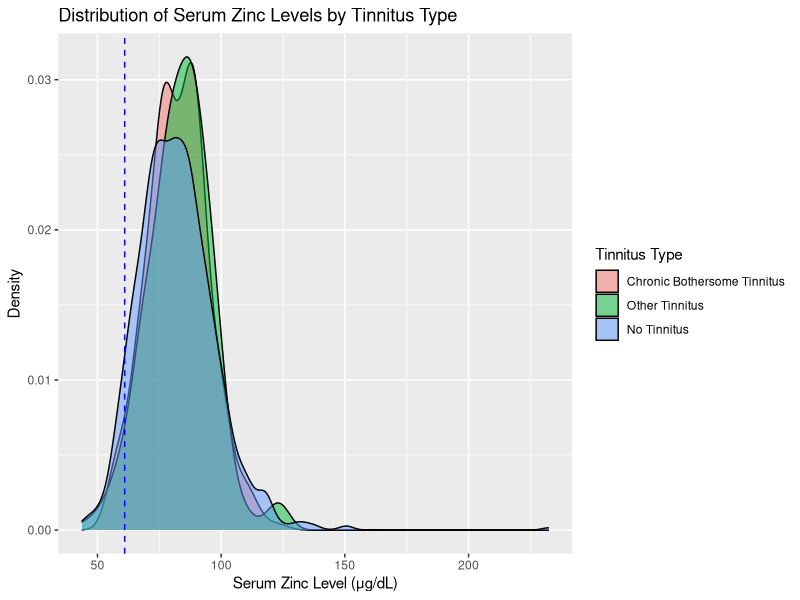
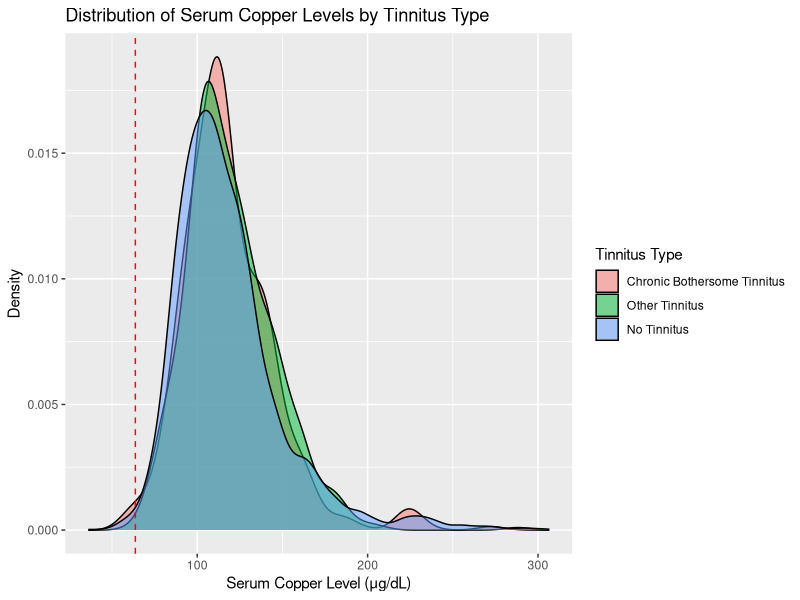
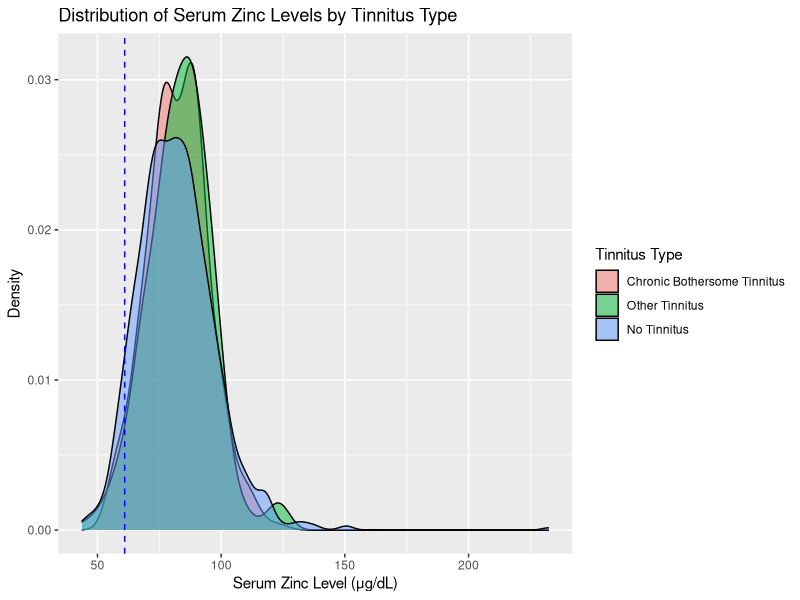
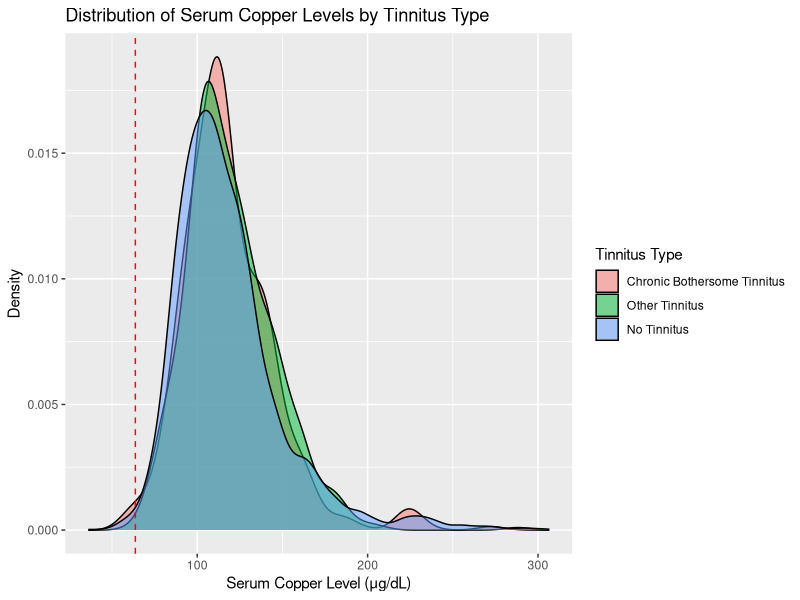

The R source for these figures, in order: (Note: this script raises an error after producing the figures.)
## ---- chunk 1
library(foreign)
library(survey)
library(tidyverse)
library(stringr)
library(ggplot2)
## ---- chunk 2
# grabbing our finalized data sheet from generated from our processing script earlier
df <- read.csv("../Data/processed_metal_data.csv")
## ---- chunk 3
# setting a var to factor and removing the csv artifact column
df$tinnitus_type <- as.factor(df$tinnitus_type)
df <- select(df, -X)
## ---- chunk 4
tinnitus_design <- svydesign(data = df, id = ~psu, strata = ~stratum, weights = ~combined_subsample_weight, nest = TRUE)
## ---- chunk 5
lmzn <- svyglm(zinc ~ tinnitus_type + age_group + ethnicity + sex, design = tinnitus_design)
summary(lmzn)

lmcu <- svyglm(copper ~ tinnitus_type + age_group + ethnicity + sex, design = tinnitus_design)
summary(lmcu)
## ---- chunk 6
weight <- df$combined_subsample_weight

ct <- filter(df, tinnitus_type == 1)
at <- filter(df, tinnitus_type == 2)
nt <- filter(df, tinnitus_type == 3)

ctweight <- ct$combined_subsample_weight
atweight <- at$combined_subsample_weight
ntweight <- nt$combined_subsample_weight


ggplot(data = df) +
  geom_density(mapping = aes(x = zinc, weight = weight, fill = tinnitus_type), alpha = .5) +
  geom_vline(xintercept = 61, color = "blue", linetype = 2) +
  scale_fill_discrete(labels = c("Chronic Bothersome Tinnitus", "Other Tinnitus", "No Tinnitus")) +
  labs(x = "Serum Zinc Level (\u03BCg/dL)", y = "Density", title = "Distribution of Serum Zinc Levels by Tinnitus Type", fill = "Tinnitus Type")
ggsave("../Output/Figures/Prelim_Zinc_Figure.png")


ggplot(data = df) +
  geom_density(mapping = aes(x = copper, weight = weight, fill = tinnitus_type), alpha = .5) +
  geom_vline(xintercept = 63.7, color = "red", linetype = 2) +
  scale_fill_discrete(labels = c("Chronic Bothersome Tinnitus", "Other Tinnitus", "No Tinnitus")) +
  labs(x = "Serum Copper Level (\u03BCg/dL)", y = "Density", title = "Distribution of Serum Copper Levels by Tinnitus Type", fill = "Tinnitus Type")
ggsave("../Output/Figures/Prelim_Copper_Figure.png")


## ---- chunk 7
mypreds <- predict(lm1, newdata = df, type = "response")
mypreds
ggplot(data = df) +
  geom_histogram(aes(x = mypreds))
## ---- chunk 8
sextest <- chisq.test(df$sex, df$tinnitus_type)
sextest$observed
sextest

agetest <- chisq.test(df$age_group, df$tinnitus_type)
agetest$observed
agetest

ethtest <- chisq.test(df$ethnicity, df$tinnitus_type)
ethtest$observed
ethtest
## ---- chunk 9
svyttest(zinc_deficiency~tinnitus_any, design = tinnitus_design)

#tinnitus_design %>%
#  subset(tinnitus_any == 1) %>%
#  svymean(~`zinc_ug/dL`, .)
#tinnitus_design %>%
#  subset(tinnitus_any != 1) %>%
#  svymean(~`zinc_ug/dL`, .)
#tinnitus_design %>%
#  subset(tinnitus_any == 1) %>%
#  svymean(~zinc_deficiency, .)
#tinnitus_design %>%
#  subset(tinnitus_any != 1) %>%
#  svymean(~zinc_deficiency, .)


logit1 <- svyglm(formula = zinc_deficiency ~ tinnitus_any + sex + ethnicity + speech_in_noise + non_work_noise + firearms + work_noise + age_group, family = quasibinomial, design = tinnitus_design, na.action = na.omit)

logit2 <- svyglm(formula = zinc_deficiency ~ tinnitus_any + sex + ethnicity + age_group + speech_in_noise, family = quasibinomial, design = tinnitus_design, na.action = na.omit)

summary(logit1, correlation = TRUE)
anova(logit1)

summary(logit2, correlation = TRUE)

exp(cbind(OR = coef(logit2), confint.default(logit2)))

logit3 <- svyglm(formula = copper_deficiency ~ tinnitus_any + sex + ethnicity + age_group + speech_in_noise, family = quasibinomial, design = tinnitus_design, na.action = na.omit)

summary(logit3)
exp(cbind(OR = coef(logit3), confint.default(logit3)))



#svyttest(`zinc_ug/dL`~tinnitus_any, design = tinnitus_design, alternative = "two.sided", paired = TRUE, conf.level = .95)

multilin2 <- svyglm(formula = `zinc_ug/dL` ~ tinnitus_any + sex + ethnicity + age_group + speech_in_noise, design = tinnitus_design, na.action = na.omit)

summary(multilin2, correlation = TRUE)

multilin3 <- svyglm(formula = `copper_ug/dL` ~ tinnitus_any + sex + ethnicity + age_group + speech_in_noise, design = tinnitus_design, na.action = na.omit)

summary(multilin3)


## ---- chunk 10
subset(tinnitus_design, tinnitus_any == 0) %>%
  svyhist(formula = ~`zinc_ug/dL`, design = ., breaks = 300)

subset(tinnitus_design, tinnitus_any == 1) %>%
  svyhist(formula = ~`zinc_ug/dL`, design = ., breaks = 300)
## ---- chunk 11
subset(tinnitus_design, tinnitus_any == 0) %>%
  svymean(~zinc_deficiency, .)

subset(tinnitus_design, tinnitus_any == 1) %>%
  svymean(~zinc_deficiency, .)

subset(tinnitus_design, tinnitus_any == 0) %>%
  svymean(~copper_deficiency, .)

subset(tinnitus_design, tinnitus_any == 1) %>%
  svymean(~copper_deficiency, .)

## ---- chunk 12
deficient_tbl <- tibble("tinnitus" = c(9.807, 0.621, 0.145), "no tinnitus" = c(15.664, 0.604, 0.374))

ggplot(data = deficient_tbl, mapping = aes(x =  ))
## ---- chunk 13
zincresid <- rstandard(multilin2)
shapiro.test(zincresid)

hist(zincresid, breaks = 100)
hist(zinc_norm$chosen_transform$x.t, breaks = 100)

zinc_norm <-bestNormalize(zinc_refactor$`zinc_ug/dL`)

zinc_chosen <- zinc_norm$chosen_transform$x.t

zinc_norm_df <- zinc_refactor %>%
  mutate(
    "zinc_norm" = `zinc_chosen`
  )

zinc_norm_subset_df <- zinc_norm_df %>%
  filter(!is.na(zinc_norm))



copper_norm <-bestNormalize(zinc_refactor$`copper_ug/dL`)

copper_chosen <- copper_norm$chosen_transform$x.t

copper_norm_df <- zinc_refactor %>%
  mutate(
    "copper_norm" = `copper_chosen`
  )

copper_norm_subset_df <- copper_norm_df %>%
  filter(!is.na(copper_norm))


norm_data <- full_join(zinc_norm_subset_df, copper_norm_subset_df)

normed_design <- svydesign(data = norm_data, id = ~psu, strata = ~stratum, weights = ~combined_subsample_weight, nest = TRUE) %>%
  subset(!is.na(tinnitus_any))


normed_lin_zinc <- svyglm(formula = zinc_norm ~ tinnitus_any + sex + ethnicity + age_yrs, design = normed_design, na.action = na.omit)

normed_lin_cu <- svyglm(formula = copper_norm ~ tinnitus_any + sex + ethnicity + age_yrs, design = normed_design, na.action = na.omit)

summary(normed_lin_zinc)
summary(normed_lin_cu)


norm_zinc_resid <- rstandard(normed_lin_zinc)
shapiro.test(norm_zinc_resid)
hist(norm_zinc_resid, breaks = 100)


cu_no_outlier <-  normed_design%>%
  subset(copper_norm > -15)

cu_lin_no_outlier <- svyglm(formula = copper_norm ~ tinnitus_any + sex + ethnicity + age_yrs, design = cu_no_outlier, na.action = na.omit)
  
norm_cu_resid <- rstandard(cu_lin_no_outlier)
shapiro.test(norm_cu_resid)
hist(norm_cu_resid, breaks = 100)

## ---- chunk 14
svyhist(~`zinc_ug/dL`, design = tinnitus_design, breaks = 50)
